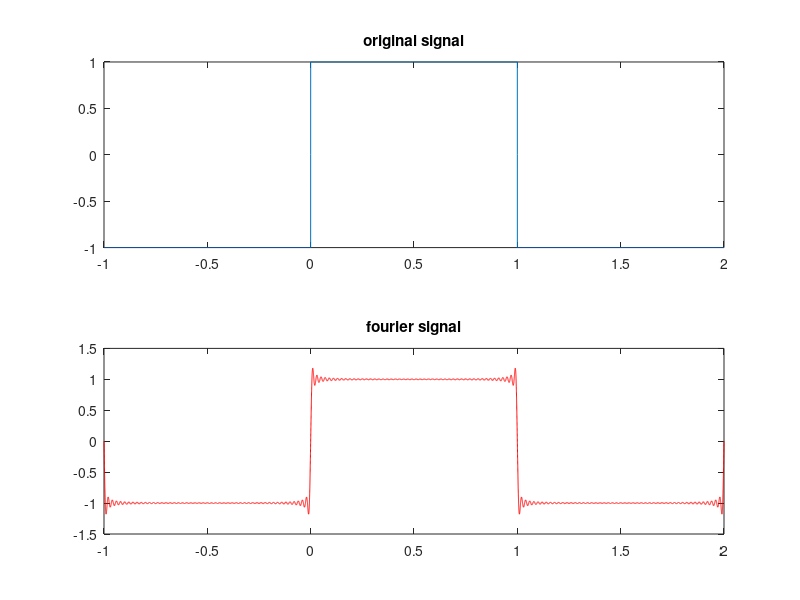

Recreate this plot in MATLAB.
% AMIR HOSSEIN OWJI 400113010 (second code)

close  all
clear
clc

f=@(t) ( (1.* ((t>0) & (t<1))) + ((-1).*(t<0)) + ((-1).*(t>1)) ) ;
T=2;
c = @(n) (integral(@(t) ((1/(T)* exp(-1i*2*pi*n*t/T)).*f(t)),0,T));
u= -100:100;
result=@(t) 0;
for h=1:length(u)
    k=u(h);
    y= @(t) c(k).*exp(1i*k*2*pi/T*t);
    result =@(t) (result(t)+y(t));
end
t=-1:0.0001:2;
subplot (2,1,1)
plot(t,f(t))
title('original signal')
subplot (2,1,2)
plot(t,result(t),'r')
title('fourier signal')